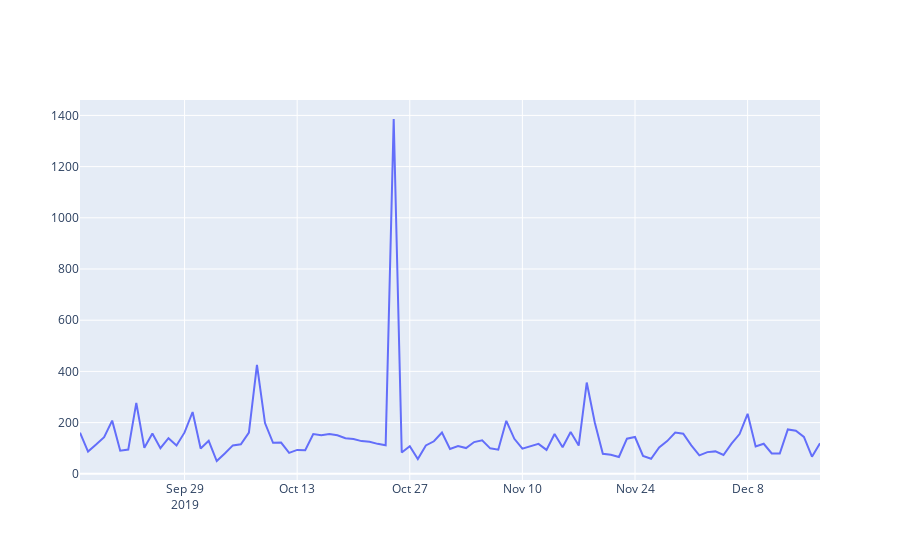

Source (notebook cell):
### Code cell
#Louis_Vuitton
fig = go.Figure([go.Scatter(x=Louis_Vuitton['purchdate'], y=Louis_Vuitton['amount'])])
fig.show()
